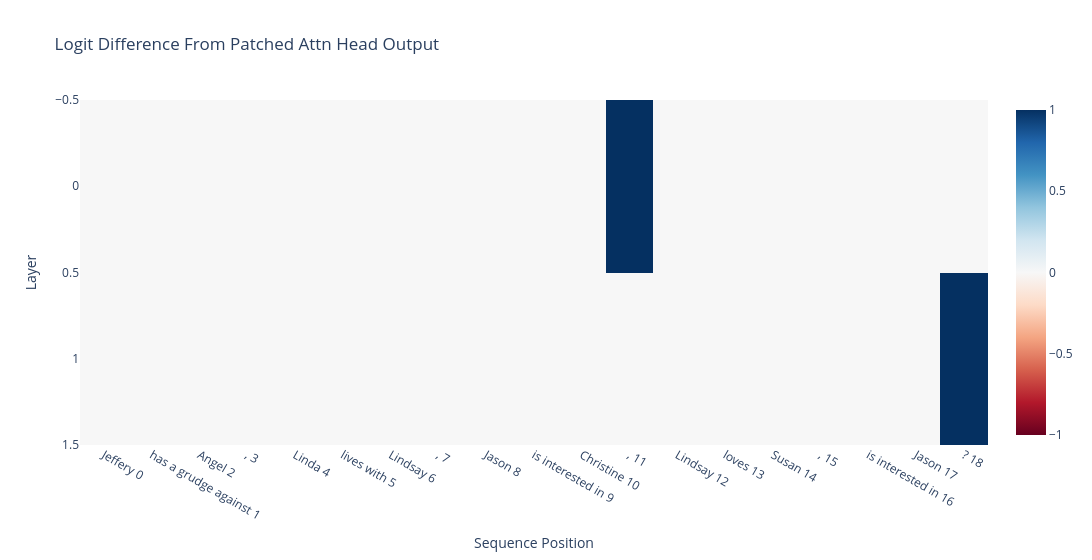

The code cell stored with this chart in its notebook:
### Markdown cell above
Note: The above block is resid_pre, so we dont see the move from , -> ?

### Code cell
act_patch_block_every = patching.get_act_patch_attn_out(
    model, corrupted_tokens[0].unsqueeze(0), clean_cache, _metric_single
)

imshow(
    act_patch_block_every,
    x=labels,
    title="Logit Difference From Patched Attn Head Output",
    labels={"x": "Sequence Position", "y": "Layer"},
    width=1200,
)

### Figure 1 — Plotly figure (JSON) as saved in the notebook; plotly's stock layout.template omitted (floating-point values rounded to 4 significant figures)
{"data": [{"coloraxis": "coloraxis", "hovertemplate": "Sequence Position: %{x}<br>Layer: %{y}<br>color: %{z}<extra></extra>", "name": "0", "type": "heatmap", "x": ["Jeffery 0", "has a grudge against 1", "Angel 2", ", 3", "Linda 4", "lives with 5", "Lindsay 6", ", 7", "Jason 8", "is interested in 9", "Christine 10", ", 11", "Lindsay 12", "loves 13", "Susan 14", ", 15", "is interested in 16", "Jason 17", "? 18"], "xaxis": "x", "yaxis": "y", "z": [[0, 0, 0, 0, 0, 0, 0, 0, 0, 0, -3.961e-07, 0.9999, 0, -3.961e-07, 0, 1.98e-05, 0, -3.961e-07, 9.981e-05], [0, 0, 0, 0, 0, 0, 0, 0, 0, 0, 0, 0, 0, 0, 0, 0, 0, 0, 0.9999]]}], "layout": {"coloraxis": {"cmid": 0, "colorscale": [[0, "rgb(103,0,31)"], [0.1, "rgb(178,24,43)"], [0.2, "rgb(214,96,77)"], [0.3, "rgb(244,165,130)"], [0.4, "rgb(253,219,199)"], [0.5, "rgb(247,247,247)"], [0.6, "rgb(209,229,240)"], [0.7, "rgb(146,197,222)"], [0.8, "rgb(67,147,195)"], [0.9, "rgb(33,102,172)"], [1, "rgb(5,48,97)"]]}, "title": {"text": "Logit Difference From Patched Attn Head Output"}, "width": 1200, "xaxis": {"anchor": "y", "constrain": "domain", "domain": [0, 1], "scaleanchor": "y", "title": {"text": "Sequence Position"}}, "yaxis": {"anchor": "x", "autorange": "reversed", "constrain": "domain", "domain": [0, 1], "title": {"text": "Layer"}}}}
